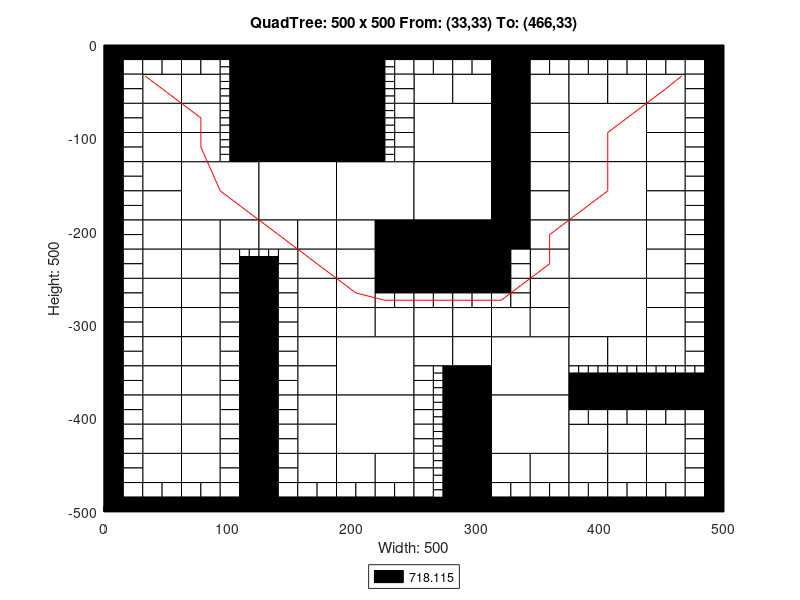

Here is the MATLAB script that generated this plot:
axis([0 500 -500 0]);
title('QuadTree: 500 x 500 From: (33,33) To: (466,33)');
xlabel('Width: 500');
ylabel('Height: 500');
rectangle('Position',[125 -62.5 62.5 62.5], 'FaceColor',[0 0 0]);
rectangle('Position',[125 -125 62.5 62.5], 'FaceColor',[0 0 0]);
rectangle('Position',[62.5 -187.5 62.5 62.5], 'FaceColor',[1 1 1]);
rectangle('Position',[125 -187.5 62.5 62.5], 'FaceColor',[1 1 1]);
rectangle('Position',[187.5 -187.5 62.5 62.5], 'FaceColor',[1 1 1]);
rectangle('Position',[250 -125 62.5 62.5], 'FaceColor',[1 1 1]);
rectangle('Position',[375 -125 62.5 62.5], 'FaceColor',[1 1 1]);
rectangle('Position',[250 -187.5 62.5 62.5], 'FaceColor',[1 1 1]);
rectangle('Position',[250 -250 62.5 62.5], 'FaceColor',[0 0 0]);
rectangle('Position',[375 -187.5 62.5 62.5], 'FaceColor',[1 1 1]);
rectangle('Position',[375 -250 62.5 62.5], 'FaceColor',[1 1 1]);
rectangle('Position',[187.5 -375 62.5 62.5], 'FaceColor',[1 1 1]);
rectangle('Position',[187.5 -437.5 62.5 62.5], 'FaceColor',[1 1 1]);
rectangle('Position',[312.5 -375 62.5 62.5], 'FaceColor',[1 1 1]);
rectangle('Position',[375 -312.5 62.5 62.5], 'FaceColor',[1 1 1]);
rectangle('Position',[312.5 -437.5 62.5 62.5], 'FaceColor',[1 1 1]);
rectangle('Position',[31.25 -62.5 31.25 31.25], 'FaceColor',[1 1 1]);
rectangle('Position',[62.5 -62.5 31.25 31.25], 'FaceColor',[1 1 1]);
rectangle('Position',[31.25 -93.75 31.25 31.25], 'FaceColor',[1 1 1]);
rectangle('Position',[31.25 -125 31.25 31.25], 'FaceColor',[1 1 1]);
rectangle('Position',[62.5 -93.75 31.25 31.25], 'FaceColor',[1 1 1]);
rectangle('Position',[62.5 -125 31.25 31.25], 'FaceColor',[1 1 1]);
rectangle('Position',[187.5 -31.25 31.25 31.25], 'FaceColor',[0 0 0]);
rectangle('Position',[187.5 -62.5 31.25 31.25], 'FaceColor',[0 0 0]);
rectangle('Position',[187.5 -93.75 31.25 31.25], 'FaceColor',[0 0 0]);
rectangle('Position',[187.5 -125 31.25 31.25], 'FaceColor',[0 0 0]);
rectangle('Position',[31.25 -156.25 31.25 31.25], 'FaceColor',[1 1 1]);
rectangle('Position',[31.25 -187.5 31.25 31.25], 'FaceColor',[1 1 1]);
rectangle('Position',[31.25 -218.75 31.25 31.25], 'FaceColor',[1 1 1]);
rectangle('Position',[31.25 -250 31.25 31.25], 'FaceColor',[1 1 1]);
rectangle('Position',[62.5 -218.75 31.25 31.25], 'FaceColor',[1 1 1]);
rectangle('Position',[93.75 -218.75 31.25 31.25], 'FaceColor',[1 1 1]);
rectangle('Position',[62.5 -250 31.25 31.25], 'FaceColor',[1 1 1]);
rectangle('Position',[125 -218.75 31.25 31.25], 'FaceColor',[1 1 1]);
rectangle('Position',[156.25 -218.75 31.25 31.25], 'FaceColor',[1 1 1]);
rectangle('Position',[156.25 -250 31.25 31.25], 'FaceColor',[1 1 1]);
rectangle('Position',[187.5 -218.75 31.25 31.25], 'FaceColor',[1 1 1]);
rectangle('Position',[218.75 -218.75 31.25 31.25], 'FaceColor',[0 0 0]);
rectangle('Position',[187.5 -250 31.25 31.25], 'FaceColor',[1 1 1]);
rectangle('Position',[218.75 -250 31.25 31.25], 'FaceColor',[0 0 0]);
rectangle('Position',[250 -62.5 31.25 31.25], 'FaceColor',[1 1 1]);
rectangle('Position',[281.25 -62.5 31.25 31.25], 'FaceColor',[1 1 1]);
rectangle('Position',[312.5 -31.25 31.25 31.25], 'FaceColor',[0 0 0]);
rectangle('Position',[312.5 -62.5 31.25 31.25], 'FaceColor',[0 0 0]);
rectangle('Position',[343.75 -62.5 31.25 31.25], 'FaceColor',[1 1 1]);
rectangle('Position',[312.5 -93.75 31.25 31.25], 'FaceColor',[0 0 0]);
rectangle('Position',[343.75 -93.75 31.25 31.25], 'FaceColor',[1 1 1]);
rectangle('Position',[312.5 -125 31.25 31.25], 'FaceColor',[0 0 0]);
rectangle('Position',[343.75 -125 31.25 31.25], 'FaceColor',[1 1 1]);
rectangle('Position',[375 -62.5 31.25 31.25], 'FaceColor',[1 1 1]);
rectangle('Position',[406.25 -62.5 31.25 31.25], 'FaceColor',[1 1 1]);
rectangle('Position',[437.5 -62.5 31.25 31.25], 'FaceColor',[1 1 1]);
rectangle('Position',[437.5 -93.75 31.25 31.25], 'FaceColor',[1 1 1]);
rectangle('Position',[437.5 -125 31.25 31.25], 'FaceColor',[1 1 1]);
rectangle('Position',[312.5 -156.25 31.25 31.25], 'FaceColor',[0 0 0]);
rectangle('Position',[343.75 -156.25 31.25 31.25], 'FaceColor',[1 1 1]);
rectangle('Position',[312.5 -187.5 31.25 31.25], 'FaceColor',[0 0 0]);
rectangle('Position',[343.75 -187.5 31.25 31.25], 'FaceColor',[1 1 1]);
rectangle('Position',[312.5 -218.75 31.25 31.25], 'FaceColor',[0 0 0]);
rectangle('Position',[343.75 -218.75 31.25 31.25], 'FaceColor',[1 1 1]);
rectangle('Position',[343.75 -250 31.25 31.25], 'FaceColor',[1 1 1]);
rectangle('Position',[437.5 -156.25 31.25 31.25], 'FaceColor',[1 1 1]);
rectangle('Position',[437.5 -187.5 31.25 31.25], 'FaceColor',[1 1 1]);
rectangle('Position',[437.5 -218.75 31.25 31.25], 'FaceColor',[1 1 1]);
rectangle('Position',[437.5 -250 31.25 31.25], 'FaceColor',[1 1 1]);
rectangle('Position',[31.25 -281.25 31.25 31.25], 'FaceColor',[1 1 1]);
rectangle('Position',[31.25 -312.5 31.25 31.25], 'FaceColor',[1 1 1]);
rectangle('Position',[62.5 -281.25 31.25 31.25], 'FaceColor',[1 1 1]);
rectangle('Position',[62.5 -312.5 31.25 31.25], 'FaceColor',[1 1 1]);
rectangle('Position',[31.25 -343.75 31.25 31.25], 'FaceColor',[1 1 1]);
rectangle('Position',[31.25 -375 31.25 31.25], 'FaceColor',[1 1 1]);
rectangle('Position',[62.5 -343.75 31.25 31.25], 'FaceColor',[1 1 1]);
rectangle('Position',[62.5 -375 31.25 31.25], 'FaceColor',[1 1 1]);
rectangle('Position',[156.25 -281.25 31.25 31.25], 'FaceColor',[1 1 1]);
rectangle('Position',[156.25 -312.5 31.25 31.25], 'FaceColor',[1 1 1]);
rectangle('Position',[187.5 -281.25 31.25 31.25], 'FaceColor',[1 1 1]);
rectangle('Position',[187.5 -312.5 31.25 31.25], 'FaceColor',[1 1 1]);
rectangle('Position',[218.75 -312.5 31.25 31.25], 'FaceColor',[1 1 1]);
rectangle('Position',[156.25 -343.75 31.25 31.25], 'FaceColor',[1 1 1]);
rectangle('Position',[156.25 -375 31.25 31.25], 'FaceColor',[1 1 1]);
rectangle('Position',[31.25 -406.25 31.25 31.25], 'FaceColor',[1 1 1]);
rectangle('Position',[31.25 -437.5 31.25 31.25], 'FaceColor',[1 1 1]);
rectangle('Position',[62.5 -406.25 31.25 31.25], 'FaceColor',[1 1 1]);
rectangle('Position',[62.5 -437.5 31.25 31.25], 'FaceColor',[1 1 1]);
rectangle('Position',[31.25 -468.75 31.25 31.25], 'FaceColor',[1 1 1]);
rectangle('Position',[62.5 -468.75 31.25 31.25], 'FaceColor',[1 1 1]);
rectangle('Position',[156.25 -406.25 31.25 31.25], 'FaceColor',[1 1 1]);
rectangle('Position',[156.25 -437.5 31.25 31.25], 'FaceColor',[1 1 1]);
rectangle('Position',[156.25 -468.75 31.25 31.25], 'FaceColor',[1 1 1]);
rectangle('Position',[187.5 -468.75 31.25 31.25], 'FaceColor',[1 1 1]);
rectangle('Position',[218.75 -468.75 31.25 31.25], 'FaceColor',[1 1 1]);
rectangle('Position',[250 -312.5 31.25 31.25], 'FaceColor',[1 1 1]);
rectangle('Position',[281.25 -312.5 31.25 31.25], 'FaceColor',[1 1 1]);
rectangle('Position',[343.75 -281.25 31.25 31.25], 'FaceColor',[1 1 1]);
rectangle('Position',[312.5 -312.5 31.25 31.25], 'FaceColor',[1 1 1]);
rectangle('Position',[343.75 -312.5 31.25 31.25], 'FaceColor',[1 1 1]);
rectangle('Position',[250 -343.75 31.25 31.25], 'FaceColor',[1 1 1]);
rectangle('Position',[281.25 -343.75 31.25 31.25], 'FaceColor',[1 1 1]);
rectangle('Position',[281.25 -375 31.25 31.25], 'FaceColor',[0 0 0]);
rectangle('Position',[437.5 -281.25 31.25 31.25], 'FaceColor',[1 1 1]);
rectangle('Position',[437.5 -312.5 31.25 31.25], 'FaceColor',[1 1 1]);
rectangle('Position',[375 -343.75 31.25 31.25], 'FaceColor',[1 1 1]);
rectangle('Position',[406.25 -343.75 31.25 31.25], 'FaceColor',[1 1 1]);
rectangle('Position',[437.5 -343.75 31.25 31.25], 'FaceColor',[1 1 1]);
rectangle('Position',[281.25 -406.25 31.25 31.25], 'FaceColor',[0 0 0]);
rectangle('Position',[281.25 -437.5 31.25 31.25], 'FaceColor',[0 0 0]);
rectangle('Position',[281.25 -468.75 31.25 31.25], 'FaceColor',[0 0 0]);
rectangle('Position',[281.25 -500 31.25 31.25], 'FaceColor',[0 0 0]);
rectangle('Position',[312.5 -468.75 31.25 31.25], 'FaceColor',[1 1 1]);
rectangle('Position',[343.75 -468.75 31.25 31.25], 'FaceColor',[1 1 1]);
rectangle('Position',[375 -437.5 31.25 31.25], 'FaceColor',[1 1 1]);
rectangle('Position',[406.25 -437.5 31.25 31.25], 'FaceColor',[1 1 1]);
rectangle('Position',[437.5 -437.5 31.25 31.25], 'FaceColor',[1 1 1]);
rectangle('Position',[375 -468.75 31.25 31.25], 'FaceColor',[1 1 1]);
rectangle('Position',[406.25 -468.75 31.25 31.25], 'FaceColor',[1 1 1]);
rectangle('Position',[437.5 -468.75 31.25 31.25], 'FaceColor',[1 1 1]);
rectangle('Position',[0 -15.625 15.625 15.625], 'FaceColor',[0 0 0]);
rectangle('Position',[15.625 -15.625 15.625 15.625], 'FaceColor',[0 0 0]);
rectangle('Position',[0 -31.25 15.625 15.625], 'FaceColor',[0 0 0]);
rectangle('Position',[15.625 -31.25 15.625 15.625], 'FaceColor',[1 1 1]);
rectangle('Position',[31.25 -15.625 15.625 15.625], 'FaceColor',[0 0 0]);
rectangle('Position',[46.875 -15.625 15.625 15.625], 'FaceColor',[0 0 0]);
rectangle('Position',[31.25 -31.25 15.625 15.625], 'FaceColor',[1 1 1]);
rectangle('Position',[46.875 -31.25 15.625 15.625], 'FaceColor',[1 1 1]);
rectangle('Position',[0 -46.875 15.625 15.625], 'FaceColor',[0 0 0]);
rectangle('Position',[15.625 -46.875 15.625 15.625], 'FaceColor',[1 1 1]);
rectangle('Position',[0 -62.5 15.625 15.625], 'FaceColor',[0 0 0]);
rectangle('Position',[15.625 -62.5 15.625 15.625], 'FaceColor',[1 1 1]);
rectangle('Position',[62.5 -15.625 15.625 15.625], 'FaceColor',[0 0 0]);
rectangle('Position',[78.125 -15.625 15.625 15.625], 'FaceColor',[0 0 0]);
rectangle('Position',[62.5 -31.25 15.625 15.625], 'FaceColor',[1 1 1]);
rectangle('Position',[78.125 -31.25 15.625 15.625], 'FaceColor',[1 1 1]);
rectangle('Position',[93.75 -15.625 15.625 15.625], 'FaceColor',[0 0 0]);
rectangle('Position',[109.375 -15.625 15.625 15.625], 'FaceColor',[0 0 0]);
rectangle('Position',[109.375 -31.25 15.625 15.625], 'FaceColor',[0 0 0]);
rectangle('Position',[109.375 -46.875 15.625 15.625], 'FaceColor',[0 0 0]);
rectangle('Position',[109.375 -62.5 15.625 15.625], 'FaceColor',[0 0 0]);
rectangle('Position',[0 -78.125 15.625 15.625], 'FaceColor',[0 0 0]);
rectangle('Position',[15.625 -78.125 15.625 15.625], 'FaceColor',[1 1 1]);
rectangle('Position',[0 -93.75 15.625 15.625], 'FaceColor',[0 0 0]);
rectangle('Position',[15.625 -93.75 15.625 15.625], 'FaceColor',[1 1 1]);
rectangle('Position',[0 -109.375 15.625 15.625], 'FaceColor',[0 0 0]);
rectangle('Position',[15.625 -109.375 15.625 15.625], 'FaceColor',[1 1 1]);
rectangle('Position',[0 -125 15.625 15.625], 'FaceColor',[0 0 0]);
rectangle('Position',[15.625 -125 15.625 15.625], 'FaceColor',[1 1 1]);
rectangle('Position',[109.375 -78.125 15.625 15.625], 'FaceColor',[0 0 0]);
rectangle('Position',[109.375 -93.75 15.625 15.625], 'FaceColor',[0 0 0]);
rectangle('Position',[109.375 -109.375 15.625 15.625], 'FaceColor',[0 0 0]);
rectangle('Position',[109.375 -125 15.625 15.625], 'FaceColor',[0 0 0]);
rectangle('Position',[218.75 -15.625 15.625 15.625], 'FaceColor',[0 0 0]);
rectangle('Position',[234.375 -15.625 15.625 15.625], 'FaceColor',[0 0 0]);
rectangle('Position',[234.375 -31.25 15.625 15.625], 'FaceColor',[1 1 1]);
rectangle('Position',[234.375 -46.875 15.625 15.625], 'FaceColor',[1 1 1]);
rectangle('Position',[234.375 -62.5 15.625 15.625], 'FaceColor',[1 1 1]);
rectangle('Position',[234.375 -78.125 15.625 15.625], 'FaceColor',[1 1 1]);
rectangle('Position',[234.375 -93.75 15.625 15.625], 'FaceColor',[1 1 1]);
rectangle('Position',[234.375 -109.375 15.625 15.625], 'FaceColor',[1 1 1]);
rectangle('Position',[234.375 -125 15.625 15.625], 'FaceColor',[1 1 1]);
rectangle('Position',[0 -140.625 15.625 15.625], 'FaceColor',[0 0 0]);
rectangle('Position',[15.625 -140.625 15.625 15.625], 'FaceColor',[1 1 1]);
rectangle('Position',[0 -156.25 15.625 15.625], 'FaceColor',[0 0 0]);
rectangle('Position',[15.625 -156.25 15.625 15.625], 'FaceColor',[1 1 1]);
rectangle('Position',[0 -171.875 15.625 15.625], 'FaceColor',[0 0 0]);
rectangle('Position',[15.625 -171.875 15.625 15.625], 'FaceColor',[1 1 1]);
rectangle('Position',[0 -187.5 15.625 15.625], 'FaceColor',[0 0 0]);
rectangle('Position',[15.625 -187.5 15.625 15.625], 'FaceColor',[1 1 1]);
rectangle('Position',[0 -203.125 15.625 15.625], 'FaceColor',[0 0 0]);
rectangle('Position',[15.625 -203.125 15.625 15.625], 'FaceColor',[1 1 1]);
rectangle('Position',[0 -218.75 15.625 15.625], 'FaceColor',[0 0 0]);
rectangle('Position',[15.625 -218.75 15.625 15.625], 'FaceColor',[1 1 1]);
rectangle('Position',[0 -234.375 15.625 15.625], 'FaceColor',[0 0 0]);
rectangle('Position',[15.625 -234.375 15.625 15.625], 'FaceColor',[1 1 1]);
rectangle('Position',[0 -250 15.625 15.625], 'FaceColor',[0 0 0]);
rectangle('Position',[15.625 -250 15.625 15.625], 'FaceColor',[1 1 1]);
rectangle('Position',[93.75 -234.375 15.625 15.625], 'FaceColor',[1 1 1]);
rectangle('Position',[93.75 -250 15.625 15.625], 'FaceColor',[1 1 1]);
rectangle('Position',[109.375 -250 15.625 15.625], 'FaceColor',[0 0 0]);
rectangle('Position',[140.625 -234.375 15.625 15.625], 'FaceColor',[1 1 1]);
rectangle('Position',[125 -250 15.625 15.625], 'FaceColor',[0 0 0]);
rectangle('Position',[140.625 -250 15.625 15.625], 'FaceColor',[1 1 1]);
rectangle('Position',[250 -15.625 15.625 15.625], 'FaceColor',[0 0 0]);
rectangle('Position',[265.625 -15.625 15.625 15.625], 'FaceColor',[0 0 0]);
rectangle('Position',[250 -31.25 15.625 15.625], 'FaceColor',[1 1 1]);
rectangle('Position',[265.625 -31.25 15.625 15.625], 'FaceColor',[1 1 1]);
rectangle('Position',[281.25 -15.625 15.625 15.625], 'FaceColor',[0 0 0]);
rectangle('Position',[296.875 -15.625 15.625 15.625], 'FaceColor',[0 0 0]);
rectangle('Position',[281.25 -31.25 15.625 15.625], 'FaceColor',[1 1 1]);
rectangle('Position',[296.875 -31.25 15.625 15.625], 'FaceColor',[1 1 1]);
rectangle('Position',[343.75 -15.625 15.625 15.625], 'FaceColor',[0 0 0]);
rectangle('Position',[359.375 -15.625 15.625 15.625], 'FaceColor',[0 0 0]);
rectangle('Position',[343.75 -31.25 15.625 15.625], 'FaceColor',[1 1 1]);
rectangle('Position',[359.375 -31.25 15.625 15.625], 'FaceColor',[1 1 1]);
rectangle('Position',[375 -15.625 15.625 15.625], 'FaceColor',[0 0 0]);
rectangle('Position',[390.625 -15.625 15.625 15.625], 'FaceColor',[0 0 0]);
rectangle('Position',[375 -31.25 15.625 15.625], 'FaceColor',[1 1 1]);
rectangle('Position',[390.625 -31.25 15.625 15.625], 'FaceColor',[1 1 1]);
rectangle('Position',[406.25 -15.625 15.625 15.625], 'FaceColor',[0 0 0]);
rectangle('Position',[421.875 -15.625 15.625 15.625], 'FaceColor',[0 0 0]);
rectangle('Position',[406.25 -31.25 15.625 15.625], 'FaceColor',[1 1 1]);
rectangle('Position',[421.875 -31.25 15.625 15.625], 'FaceColor',[1 1 1]);
rectangle('Position',[437.5 -15.625 15.625 15.625], 'FaceColor',[0 0 0]);
rectangle('Position',[453.125 -15.625 15.625 15.625], 'FaceColor',[0 0 0]);
rectangle('Position',[437.5 -31.25 15.625 15.625], 'FaceColor',[1 1 1]);
rectangle('Position',[453.125 -31.25 15.625 15.625], 'FaceColor',[1 1 1]);
rectangle('Position',[468.75 -15.625 15.625 15.625], 'FaceColor',[0 0 0]);
rectangle('Position',[484.375 -15.625 15.625 15.625], 'FaceColor',[0 0 0]);
rectangle('Position',[468.75 -31.25 15.625 15.625], 'FaceColor',[1 1 1]);
rectangle('Position',[484.375 -31.25 15.625 15.625], 'FaceColor',[0 0 0]);
rectangle('Position',[468.75 -46.875 15.625 15.625], 'FaceColor',[1 1 1]);
rectangle('Position',[484.375 -46.875 15.625 15.625], 'FaceColor',[0 0 0]);
rectangle('Position',[468.75 -62.5 15.625 15.625], 'FaceColor',[1 1 1]);
rectangle('Position',[484.375 -62.5 15.625 15.625], 'FaceColor',[0 0 0]);
rectangle('Position',[468.75 -78.125 15.625 15.625], 'FaceColor',[1 1 1]);
rectangle('Position',[484.375 -78.125 15.625 15.625], 'FaceColor',[0 0 0]);
rectangle('Position',[468.75 -93.75 15.625 15.625], 'FaceColor',[1 1 1]);
rectangle('Position',[484.375 -93.75 15.625 15.625], 'FaceColor',[0 0 0]);
rectangle('Position',[468.75 -109.375 15.625 15.625], 'FaceColor',[1 1 1]);
rectangle('Position',[484.375 -109.375 15.625 15.625], 'FaceColor',[0 0 0]);
rectangle('Position',[468.75 -125 15.625 15.625], 'FaceColor',[1 1 1]);
rectangle('Position',[484.375 -125 15.625 15.625], 'FaceColor',[0 0 0]);
rectangle('Position',[312.5 -234.375 15.625 15.625], 'FaceColor',[0 0 0]);
rectangle('Position',[328.125 -234.375 15.625 15.625], 'FaceColor',[1 1 1]);
rectangle('Position',[312.5 -250 15.625 15.625], 'FaceColor',[0 0 0]);
rectangle('Position',[328.125 -250 15.625 15.625], 'FaceColor',[1 1 1]);
rectangle('Position',[468.75 -140.625 15.625 15.625], 'FaceColor',[1 1 1]);
rectangle('Position',[484.375 -140.625 15.625 15.625], 'FaceColor',[0 0 0]);
rectangle('Position',[468.75 -156.25 15.625 15.625], 'FaceColor',[1 1 1]);
rectangle('Position',[484.375 -156.25 15.625 15.625], 'FaceColor',[0 0 0]);
rectangle('Position',[468.75 -171.875 15.625 15.625], 'FaceColor',[1 1 1]);
rectangle('Position',[484.375 -171.875 15.625 15.625], 'FaceColor',[0 0 0]);
rectangle('Position',[468.75 -187.5 15.625 15.625], 'FaceColor',[1 1 1]);
rectangle('Position',[484.375 -187.5 15.625 15.625], 'FaceColor',[0 0 0]);
rectangle('Position',[468.75 -203.125 15.625 15.625], 'FaceColor',[1 1 1]);
rectangle('Position',[484.375 -203.125 15.625 15.625], 'FaceColor',[0 0 0]);
rectangle('Position',[468.75 -218.75 15.625 15.625], 'FaceColor',[1 1 1]);
rectangle('Position',[484.375 -218.75 15.625 15.625], 'FaceColor',[0 0 0]);
rectangle('Position',[468.75 -234.375 15.625 15.625], 'FaceColor',[1 1 1]);
rectangle('Position',[484.375 -234.375 15.625 15.625], 'FaceColor',[0 0 0]);
rectangle('Position',[468.75 -250 15.625 15.625], 'FaceColor',[1 1 1]);
rectangle('Position',[484.375 -250 15.625 15.625], 'FaceColor',[0 0 0]);
rectangle('Position',[0 -265.625 15.625 15.625], 'FaceColor',[0 0 0]);
rectangle('Position',[15.625 -265.625 15.625 15.625], 'FaceColor',[1 1 1]);
rectangle('Position',[0 -281.25 15.625 15.625], 'FaceColor',[0 0 0]);
rectangle('Position',[15.625 -281.25 15.625 15.625], 'FaceColor',[1 1 1]);
rectangle('Position',[0 -296.875 15.625 15.625], 'FaceColor',[0 0 0]);
rectangle('Position',[15.625 -296.875 15.625 15.625], 'FaceColor',[1 1 1]);
rectangle('Position',[0 -312.5 15.625 15.625], 'FaceColor',[0 0 0]);
rectangle('Position',[15.625 -312.5 15.625 15.625], 'FaceColor',[1 1 1]);
rectangle('Position',[93.75 -265.625 15.625 15.625], 'FaceColor',[1 1 1]);
rectangle('Position',[109.375 -265.625 15.625 15.625], 'FaceColor',[0 0 0]);
rectangle('Position',[93.75 -281.25 15.625 15.625], 'FaceColor',[1 1 1]);
rectangle('Position',[109.375 -281.25 15.625 15.625], 'FaceColor',[0 0 0]);
rectangle('Position',[93.75 -296.875 15.625 15.625], 'FaceColor',[1 1 1]);
rectangle('Position',[109.375 -296.875 15.625 15.625], 'FaceColor',[0 0 0]);
rectangle('Position',[93.75 -312.5 15.625 15.625], 'FaceColor',[1 1 1]);
rectangle('Position',[109.375 -312.5 15.625 15.625], 'FaceColor',[0 0 0]);
rectangle('Position',[0 -328.125 15.625 15.625], 'FaceColor',[0 0 0]);
rectangle('Position',[15.625 -328.125 15.625 15.625], 'FaceColor',[1 1 1]);
rectangle('Position',[0 -343.75 15.625 15.625], 'FaceColor',[0 0 0]);
rectangle('Position',[15.625 -343.75 15.625 15.625], 'FaceColor',[1 1 1]);
rectangle('Position',[0 -359.375 15.625 15.625], 'FaceColor',[0 0 0]);
rectangle('Position',[15.625 -359.375 15.625 15.625], 'FaceColor',[1 1 1]);
rectangle('Position',[0 -375 15.625 15.625], 'FaceColor',[0 0 0]);
rectangle('Position',[15.625 -375 15.625 15.625], 'FaceColor',[1 1 1]);
rectangle('Position',[93.75 -328.125 15.625 15.625], 'FaceColor',[1 1 1]);
rectangle('Position',[109.375 -328.125 15.625 15.625], 'FaceColor',[0 0 0]);
rectangle('Position',[93.75 -343.75 15.625 15.625], 'FaceColor',[1 1 1]);
rectangle('Position',[109.375 -343.75 15.625 15.625], 'FaceColor',[0 0 0]);
rectangle('Position',[93.75 -359.375 15.625 15.625], 'FaceColor',[1 1 1]);
rectangle('Position',[109.375 -359.375 15.625 15.625], 'FaceColor',[0 0 0]);
rectangle('Position',[93.75 -375 15.625 15.625], 'FaceColor',[1 1 1]);
rectangle('Position',[109.375 -375 15.625 15.625], 'FaceColor',[0 0 0]);
rectangle('Position',[125 -265.625 15.625 15.625], 'FaceColor',[0 0 0]);
rectangle('Position',[140.625 -265.625 15.625 15.625], 'FaceColor',[1 1 1]);
rectangle('Position',[125 -281.25 15.625 15.625], 'FaceColor',[0 0 0]);
rectangle('Position',[140.625 -281.25 15.625 15.625], 'FaceColor',[1 1 1]);
rectangle('Position',[125 -296.875 15.625 15.625], 'FaceColor',[0 0 0]);
rectangle('Position',[140.625 -296.875 15.625 15.625], 'FaceColor',[1 1 1]);
rectangle('Position',[125 -312.5 15.625 15.625], 'FaceColor',[0 0 0]);
rectangle('Position',[140.625 -312.5 15.625 15.625], 'FaceColor',[1 1 1]);
rectangle('Position',[218.75 -265.625 15.625 15.625], 'FaceColor',[0 0 0]);
rectangle('Position',[234.375 -265.625 15.625 15.625], 'FaceColor',[0 0 0]);
rectangle('Position',[218.75 -281.25 15.625 15.625], 'FaceColor',[1 1 1]);
rectangle('Position',[234.375 -281.25 15.625 15.625], 'FaceColor',[1 1 1]);
rectangle('Position',[125 -328.125 15.625 15.625], 'FaceColor',[0 0 0]);
rectangle('Position',[140.625 -328.125 15.625 15.625], 'FaceColor',[1 1 1]);
rectangle('Position',[125 -343.75 15.625 15.625], 'FaceColor',[0 0 0]);
rectangle('Position',[140.625 -343.75 15.625 15.625], 'FaceColor',[1 1 1]);
rectangle('Position',[125 -359.375 15.625 15.625], 'FaceColor',[0 0 0]);
rectangle('Position',[140.625 -359.375 15.625 15.625], 'FaceColor',[1 1 1]);
rectangle('Position',[125 -375 15.625 15.625], 'FaceColor',[0 0 0]);
rectangle('Position',[140.625 -375 15.625 15.625], 'FaceColor',[1 1 1]);
rectangle('Position',[0 -390.625 15.625 15.625], 'FaceColor',[0 0 0]);
rectangle('Position',[15.625 -390.625 15.625 15.625], 'FaceColor',[1 1 1]);
rectangle('Position',[0 -406.25 15.625 15.625], 'FaceColor',[0 0 0]);
rectangle('Position',[15.625 -406.25 15.625 15.625], 'FaceColor',[1 1 1]);
rectangle('Position',[0 -421.875 15.625 15.625], 'FaceColor',[0 0 0]);
rectangle('Position',[15.625 -421.875 15.625 15.625], 'FaceColor',[1 1 1]);
rectangle('Position',[0 -437.5 15.625 15.625], 'FaceColor',[0 0 0]);
rectangle('Position',[15.625 -437.5 15.625 15.625], 'FaceColor',[1 1 1]);
rectangle('Position',[93.75 -390.625 15.625 15.625], 'FaceColor',[1 1 1]);
rectangle('Position',[109.375 -390.625 15.625 15.625], 'FaceColor',[0 0 0]);
rectangle('Position',[93.75 -406.25 15.625 15.625], 'FaceColor',[1 1 1]);
rectangle('Position',[109.375 -406.25 15.625 15.625], 'FaceColor',[0 0 0]);
rectangle('Position',[93.75 -421.875 15.625 15.625], 'FaceColor',[1 1 1]);
rectangle('Position',[109.375 -421.875 15.625 15.625], 'FaceColor',[0 0 0]);
rectangle('Position',[93.75 -437.5 15.625 15.625], 'FaceColor',[1 1 1]);
rectangle('Position',[109.375 -437.5 15.625 15.625], 'FaceColor',[0 0 0]);
rectangle('Position',[0 -453.125 15.625 15.625], 'FaceColor',[0 0 0]);
rectangle('Position',[15.625 -453.125 15.625 15.625], 'FaceColor',[1 1 1]);
rectangle('Position',[0 -468.75 15.625 15.625], 'FaceColor',[0 0 0]);
rectangle('Position',[15.625 -468.75 15.625 15.625], 'FaceColor',[1 1 1]);
rectangle('Position',[0 -484.375 15.625 15.625], 'FaceColor',[0 0 0]);
rectangle('Position',[15.625 -484.375 15.625 15.625], 'FaceColor',[1 1 1]);
rectangle('Position',[0 -500 15.625 15.625], 'FaceColor',[0 0 0]);
rectangle('Position',[15.625 -500 15.625 15.625], 'FaceColor',[0 0 0]);
rectangle('Position',[31.25 -484.375 15.625 15.625], 'FaceColor',[1 1 1]);
rectangle('Position',[46.875 -484.375 15.625 15.625], 'FaceColor',[1 1 1]);
rectangle('Position',[31.25 -500 15.625 15.625], 'FaceColor',[0 0 0]);
rectangle('Position',[46.875 -500 15.625 15.625], 'FaceColor',[0 0 0]);
rectangle('Position',[93.75 -453.125 15.625 15.625], 'FaceColor',[1 1 1]);
rectangle('Position',[109.375 -453.125 15.625 15.625], 'FaceColor',[0 0 0]);
rectangle('Position',[93.75 -468.75 15.625 15.625], 'FaceColor',[1 1 1]);
rectangle('Position',[109.375 -468.75 15.625 15.625], 'FaceColor',[0 0 0]);
rectangle('Position',[62.5 -484.375 15.625 15.625], 'FaceColor',[1 1 1]);
rectangle('Position',[78.125 -484.375 15.625 15.625], 'FaceColor',[1 1 1]);
rectangle('Position',[62.5 -500 15.625 15.625], 'FaceColor',[0 0 0]);
rectangle('Position',[78.125 -500 15.625 15.625], 'FaceColor',[0 0 0]);
rectangle('Position',[93.75 -484.375 15.625 15.625], 'FaceColor',[1 1 1]);
rectangle('Position',[109.375 -484.375 15.625 15.625], 'FaceColor',[0 0 0]);
rectangle('Position',[93.75 -500 15.625 15.625], 'FaceColor',[0 0 0]);
rectangle('Position',[109.375 -500 15.625 15.625], 'FaceColor',[0 0 0]);
rectangle('Position',[125 -390.625 15.625 15.625], 'FaceColor',[0 0 0]);
rectangle('Position',[140.625 -390.625 15.625 15.625], 'FaceColor',[1 1 1]);
rectangle('Position',[125 -406.25 15.625 15.625], 'FaceColor',[0 0 0]);
rectangle('Position',[140.625 -406.25 15.625 15.625], 'FaceColor',[1 1 1]);
rectangle('Position',[125 -421.875 15.625 15.625], 'FaceColor',[0 0 0]);
rectangle('Position',[140.625 -421.875 15.625 15.625], 'FaceColor',[1 1 1]);
rectangle('Position',[125 -437.5 15.625 15.625], 'FaceColor',[0 0 0]);
rectangle('Position',[140.625 -437.5 15.625 15.625], 'FaceColor',[1 1 1]);
rectangle('Position',[125 -453.125 15.625 15.625], 'FaceColor',[0 0 0]);
rectangle('Position',[140.625 -453.125 15.625 15.625], 'FaceColor',[1 1 1]);
rectangle('Position',[125 -468.75 15.625 15.625], 'FaceColor',[0 0 0]);
rectangle('Position',[140.625 -468.75 15.625 15.625], 'FaceColor',[1 1 1]);
rectangle('Position',[125 -484.375 15.625 15.625], 'FaceColor',[0 0 0]);
rectangle('Position',[140.625 -484.375 15.625 15.625], 'FaceColor',[1 1 1]);
rectangle('Position',[125 -500 15.625 15.625], 'FaceColor',[0 0 0]);
rectangle('Position',[140.625 -500 15.625 15.625], 'FaceColor',[0 0 0]);
rectangle('Position',[156.25 -484.375 15.625 15.625], 'FaceColor',[1 1 1]);
rectangle('Position',[171.875 -484.375 15.625 15.625], 'FaceColor',[1 1 1]);
rectangle('Position',[156.25 -500 15.625 15.625], 'FaceColor',[0 0 0]);
rectangle('Position',[171.875 -500 15.625 15.625], 'FaceColor',[0 0 0]);
rectangle('Position',[187.5 -484.375 15.625 15.625], 'FaceColor',[1 1 1]);
rectangle('Position',[203.125 -484.375 15.625 15.625], 'FaceColor',[1 1 1]);
rectangle('Position',[187.5 -500 15.625 15.625], 'FaceColor',[0 0 0]);
rectangle('Position',[203.125 -500 15.625 15.625], 'FaceColor',[0 0 0]);
rectangle('Position',[218.75 -484.375 15.625 15.625], 'FaceColor',[1 1 1]);
rectangle('Position',[234.375 -484.375 15.625 15.625], 'FaceColor',[1 1 1]);
rectangle('Position',[218.75 -500 15.625 15.625], 'FaceColor',[0 0 0]);
rectangle('Position',[234.375 -500 15.625 15.625], 'FaceColor',[0 0 0]);
rectangle('Position',[250 -265.625 15.625 15.625], 'FaceColor',[0 0 0]);
rectangle('Position',[265.625 -265.625 15.625 15.625], 'FaceColor',[0 0 0]);
rectangle('Position',[250 -281.25 15.625 15.625], 'FaceColor',[1 1 1]);
rectangle('Position',[265.625 -281.25 15.625 15.625], 'FaceColor',[1 1 1]);
rectangle('Position',[281.25 -265.625 15.625 15.625], 'FaceColor',[0 0 0]);
rectangle('Position',[296.875 -265.625 15.625 15.625], 'FaceColor',[0 0 0]);
rectangle('Position',[281.25 -281.25 15.625 15.625], 'FaceColor',[1 1 1]);
rectangle('Position',[296.875 -281.25 15.625 15.625], 'FaceColor',[1 1 1]);
rectangle('Position',[312.5 -265.625 15.625 15.625], 'FaceColor',[0 0 0]);
rectangle('Position',[328.125 -265.625 15.625 15.625], 'FaceColor',[1 1 1]);
rectangle('Position',[312.5 -281.25 15.625 15.625], 'FaceColor',[1 1 1]);
rectangle('Position',[328.125 -281.25 15.625 15.625], 'FaceColor',[1 1 1]);
rectangle('Position',[250 -359.375 15.625 15.625], 'FaceColor',[1 1 1]);
rectangle('Position',[250 -375 15.625 15.625], 'FaceColor',[1 1 1]);
rectangle('Position',[468.75 -265.625 15.625 15.625], 'FaceColor',[1 1 1]);
rectangle('Position',[484.375 -265.625 15.625 15.625], 'FaceColor',[0 0 0]);
rectangle('Position',[468.75 -281.25 15.625 15.625], 'FaceColor',[1 1 1]);
rectangle('Position',[484.375 -281.25 15.625 15.625], 'FaceColor',[0 0 0]);
rectangle('Position',[468.75 -296.875 15.625 15.625], 'FaceColor',[1 1 1]);
rectangle('Position',[484.375 -296.875 15.625 15.625], 'FaceColor',[0 0 0]);
rectangle('Position',[468.75 -312.5 15.625 15.625], 'FaceColor',[1 1 1]);
rectangle('Position',[484.375 -312.5 15.625 15.625], 'FaceColor',[0 0 0]);
rectangle('Position',[375 -375 15.625 15.625], 'FaceColor',[0 0 0]);
rectangle('Position',[390.625 -375 15.625 15.625], 'FaceColor',[0 0 0]);
rectangle('Position',[406.25 -375 15.625 15.625], 'FaceColor',[0 0 0]);
rectangle('Position',[421.875 -375 15.625 15.625], 'FaceColor',[0 0 0]);
rectangle('Position',[468.75 -328.125 15.625 15.625], 'FaceColor',[1 1 1]);
rectangle('Position',[484.375 -328.125 15.625 15.625], 'FaceColor',[0 0 0]);
rectangle('Position',[468.75 -343.75 15.625 15.625], 'FaceColor',[1 1 1]);
rectangle('Position',[484.375 -343.75 15.625 15.625], 'FaceColor',[0 0 0]);
rectangle('Position',[437.5 -375 15.625 15.625], 'FaceColor',[0 0 0]);
rectangle('Position',[453.125 -375 15.625 15.625], 'FaceColor',[0 0 0]);
rectangle('Position',[484.375 -359.375 15.625 15.625], 'FaceColor',[0 0 0]);
rectangle('Position',[468.75 -375 15.625 15.625], 'FaceColor',[0 0 0]);
rectangle('Position',[484.375 -375 15.625 15.625], 'FaceColor',[0 0 0]);
rectangle('Position',[250 -390.625 15.625 15.625], 'FaceColor',[1 1 1]);
rectangle('Position',[250 -406.25 15.625 15.625], 'FaceColor',[1 1 1]);
rectangle('Position',[250 -421.875 15.625 15.625], 'FaceColor',[1 1 1]);
rectangle('Position',[250 -437.5 15.625 15.625], 'FaceColor',[1 1 1]);
rectangle('Position',[250 -453.125 15.625 15.625], 'FaceColor',[1 1 1]);
rectangle('Position',[250 -468.75 15.625 15.625], 'FaceColor',[1 1 1]);
rectangle('Position',[250 -484.375 15.625 15.625], 'FaceColor',[1 1 1]);
rectangle('Position',[250 -500 15.625 15.625], 'FaceColor',[0 0 0]);
rectangle('Position',[265.625 -500 15.625 15.625], 'FaceColor',[0 0 0]);
rectangle('Position',[312.5 -484.375 15.625 15.625], 'FaceColor',[1 1 1]);
rectangle('Position',[328.125 -484.375 15.625 15.625], 'FaceColor',[1 1 1]);
rectangle('Position',[312.5 -500 15.625 15.625], 'FaceColor',[0 0 0]);
rectangle('Position',[328.125 -500 15.625 15.625], 'FaceColor',[0 0 0]);
rectangle('Position',[343.75 -484.375 15.625 15.625], 'FaceColor',[1 1 1]);
rectangle('Position',[359.375 -484.375 15.625 15.625], 'FaceColor',[1 1 1]);
rectangle('Position',[343.75 -500 15.625 15.625], 'FaceColor',[0 0 0]);
rectangle('Position',[359.375 -500 15.625 15.625], 'FaceColor',[0 0 0]);
rectangle('Position',[375 -390.625 15.625 15.625], 'FaceColor',[0 0 0]);
rectangle('Position',[390.625 -390.625 15.625 15.625], 'FaceColor',[0 0 0]);
rectangle('Position',[375 -406.25 15.625 15.625], 'FaceColor',[1 1 1]);
rectangle('Position',[390.625 -406.25 15.625 15.625], 'FaceColor',[1 1 1]);
rectangle('Position',[406.25 -390.625 15.625 15.625], 'FaceColor',[0 0 0]);
rectangle('Position',[421.875 -390.625 15.625 15.625], 'FaceColor',[0 0 0]);
rectangle('Position',[406.25 -406.25 15.625 15.625], 'FaceColor',[1 1 1]);
rectangle('Position',[421.875 -406.25 15.625 15.625], 'FaceColor',[1 1 1]);
rectangle('Position',[437.5 -390.625 15.625 15.625], 'FaceColor',[0 0 0]);
rectangle('Position',[453.125 -390.625 15.625 15.625], 'FaceColor',[0 0 0]);
rectangle('Position',[437.5 -406.25 15.625 15.625], 'FaceColor',[1 1 1]);
rectangle('Position',[453.125 -406.25 15.625 15.625], 'FaceColor',[1 1 1]);
rectangle('Position',[468.75 -390.625 15.625 15.625], 'FaceColor',[0 0 0]);
rectangle('Position',[484.375 -390.625 15.625 15.625], 'FaceColor',[0 0 0]);
rectangle('Position',[468.75 -406.25 15.625 15.625], 'FaceColor',[1 1 1]);
rectangle('Position',[484.375 -406.25 15.625 15.625], 'FaceColor',[0 0 0]);
rectangle('Position',[468.75 -421.875 15.625 15.625], 'FaceColor',[1 1 1]);
rectangle('Position',[484.375 -421.875 15.625 15.625], 'FaceColor',[0 0 0]);
rectangle('Position',[468.75 -437.5 15.625 15.625], 'FaceColor',[1 1 1]);
rectangle('Position',[484.375 -437.5 15.625 15.625], 'FaceColor',[0 0 0]);
rectangle('Position',[375 -484.375 15.625 15.625], 'FaceColor',[1 1 1]);
rectangle('Position',[390.625 -484.375 15.625 15.625], 'FaceColor',[1 1 1]);
rectangle('Position',[375 -500 15.625 15.625], 'FaceColor',[0 0 0]);
rectangle('Position',[390.625 -500 15.625 15.625], 'FaceColor',[0 0 0]);
rectangle('Position',[406.25 -484.375 15.625 15.625], 'FaceColor',[1 1 1]);
rectangle('Position',[421.875 -484.375 15.625 15.625], 'FaceColor',[1 1 1]);
rectangle('Position',[406.25 -500 15.625 15.625], 'FaceColor',[0 0 0]);
rectangle('Position',[421.875 -500 15.625 15.625], 'FaceColor',[0 0 0]);
rectangle('Position',[468.75 -453.125 15.625 15.625], 'FaceColor',[1 1 1]);
rectangle('Position',[484.375 -453.125 15.625 15.625], 'FaceColor',[0 0 0]);
rectangle('Position',[468.75 -468.75 15.625 15.625], 'FaceColor',[1 1 1]);
rectangle('Position',[484.375 -468.75 15.625 15.625], 'FaceColor',[0 0 0]);
rectangle('Position',[437.5 -484.375 15.625 15.625], 'FaceColor',[1 1 1]);
rectangle('Position',[453.125 -484.375 15.625 15.625], 'FaceColor',[1 1 1]);
rectangle('Position',[437.5 -500 15.625 15.625], 'FaceColor',[0 0 0]);
rectangle('Position',[453.125 -500 15.625 15.625], 'FaceColor',[0 0 0]);
rectangle('Position',[468.75 -484.375 15.625 15.625], 'FaceColor',[1 1 1]);
rectangle('Position',[484.375 -484.375 15.625 15.625], 'FaceColor',[0 0 0]);
rectangle('Position',[468.75 -500 15.625 15.625], 'FaceColor',[0 0 0]);
rectangle('Position',[484.375 -500 15.625 15.625], 'FaceColor',[0 0 0]);
rectangle('Position',[93.75 -23.4375 7.8125 7.8125], 'FaceColor',[1 1 1]);
rectangle('Position',[101.562 -23.4375 7.8125 7.8125], 'FaceColor',[0 0 0]);
rectangle('Position',[93.75 -31.25 7.8125 7.8125], 'FaceColor',[1 1 1]);
rectangle('Position',[101.562 -31.25 7.8125 7.8125], 'FaceColor',[0 0 0]);
rectangle('Position',[93.75 -39.0625 7.8125 7.8125], 'FaceColor',[1 1 1]);
rectangle('Position',[101.562 -39.0625 7.8125 7.8125], 'FaceColor',[0 0 0]);
rectangle('Position',[93.75 -46.875 7.8125 7.8125], 'FaceColor',[1 1 1]);
rectangle('Position',[101.562 -46.875 7.8125 7.8125], 'FaceColor',[0 0 0]);
rectangle('Position',[93.75 -54.6875 7.8125 7.8125], 'FaceColor',[1 1 1]);
rectangle('Position',[101.562 -54.6875 7.8125 7.8125], 'FaceColor',[0 0 0]);
rectangle('Position',[93.75 -62.5 7.8125 7.8125], 'FaceColor',[1 1 1]);
rectangle('Position',[101.562 -62.5 7.8125 7.8125], 'FaceColor',[0 0 0]);
rectangle('Position',[93.75 -70.3125 7.8125 7.8125], 'FaceColor',[1 1 1]);
rectangle('Position',[101.562 -70.3125 7.8125 7.8125], 'FaceColor',[0 0 0]);
rectangle('Position',[93.75 -78.125 7.8125 7.8125], 'FaceColor',[1 1 1]);
rectangle('Position',[101.562 -78.125 7.8125 7.8125], 'FaceColor',[0 0 0]);
rectangle('Position',[93.75 -85.9375 7.8125 7.8125], 'FaceColor',[1 1 1]);
rectangle('Position',[101.562 -85.9375 7.8125 7.8125], 'FaceColor',[0 0 0]);
rectangle('Position',[93.75 -93.75 7.8125 7.8125], 'FaceColor',[1 1 1]);
rectangle('Position',[101.562 -93.75 7.8125 7.8125], 'FaceColor',[0 0 0]);
rectangle('Position',[93.75 -101.562 7.8125 7.8125], 'FaceColor',[1 1 1]);
rectangle('Position',[101.562 -101.562 7.8125 7.8125], 'FaceColor',[0 0 0]);
rectangle('Position',[93.75 -109.375 7.8125 7.8125], 'FaceColor',[1 1 1]);
rectangle('Position',[101.562 -109.375 7.8125 7.8125], 'FaceColor',[0 0 0]);
rectangle('Position',[93.75 -117.188 7.8125 7.8125], 'FaceColor',[1 1 1]);
rectangle('Position',[101.562 -117.188 7.8125 7.8125], 'FaceColor',[0 0 0]);
rectangle('Position',[93.75 -125 7.8125 7.8125], 'FaceColor',[1 1 1]);
rectangle('Position',[101.562 -125 7.8125 7.8125], 'FaceColor',[0 0 0]);
rectangle('Position',[218.75 -23.4375 7.8125 7.8125], 'FaceColor',[0 0 0]);
rectangle('Position',[226.562 -23.4375 7.8125 7.8125], 'FaceColor',[1 1 1]);
rectangle('Position',[218.75 -31.25 7.8125 7.8125], 'FaceColor',[0 0 0]);
rectangle('Position',[226.562 -31.25 7.8125 7.8125], 'FaceColor',[1 1 1]);
rectangle('Position',[218.75 -39.0625 7.8125 7.8125], 'FaceColor',[0 0 0]);
rectangle('Position',[226.562 -39.0625 7.8125 7.8125], 'FaceColor',[1 1 1]);
rectangle('Position',[218.75 -46.875 7.8125 7.8125], 'FaceColor',[0 0 0]);
rectangle('Position',[226.562 -46.875 7.8125 7.8125], 'FaceColor',[1 1 1]);
rectangle('Position',[218.75 -54.6875 7.8125 7.8125], 'FaceColor',[0 0 0]);
rectangle('Position',[226.562 -54.6875 7.8125 7.8125], 'FaceColor',[1 1 1]);
rectangle('Position',[218.75 -62.5 7.8125 7.8125], 'FaceColor',[0 0 0]);
rectangle('Position',[226.562 -62.5 7.8125 7.8125], 'FaceColor',[1 1 1]);
rectangle('Position',[218.75 -70.3125 7.8125 7.8125], 'FaceColor',[0 0 0]);
rectangle('Position',[226.562 -70.3125 7.8125 7.8125], 'FaceColor',[1 1 1]);
rectangle('Position',[218.75 -78.125 7.8125 7.8125], 'FaceColor',[0 0 0]);
rectangle('Position',[226.562 -78.125 7.8125 7.8125], 'FaceColor',[1 1 1]);
rectangle('Position',[218.75 -85.9375 7.8125 7.8125], 'FaceColor',[0 0 0]);
rectangle('Position',[226.562 -85.9375 7.8125 7.8125], 'FaceColor',[1 1 1]);
rectangle('Position',[218.75 -93.75 7.8125 7.8125], 'FaceColor',[0 0 0]);
rectangle('Position',[226.562 -93.75 7.8125 7.8125], 'FaceColor',[1 1 1]);
rectangle('Position',[218.75 -101.562 7.8125 7.8125], 'FaceColor',[0 0 0]);
rectangle('Position',[226.562 -101.562 7.8125 7.8125], 'FaceColor',[1 1 1]);
rectangle('Position',[218.75 -109.375 7.8125 7.8125], 'FaceColor',[0 0 0]);
rectangle('Position',[226.562 -109.375 7.8125 7.8125], 'FaceColor',[1 1 1]);
rectangle('Position',[218.75 -117.188 7.8125 7.8125], 'FaceColor',[0 0 0]);
rectangle('Position',[226.562 -117.188 7.8125 7.8125], 'FaceColor',[1 1 1]);
rectangle('Position',[218.75 -125 7.8125 7.8125], 'FaceColor',[0 0 0]);
rectangle('Position',[226.562 -125 7.8125 7.8125], 'FaceColor',[1 1 1]);
rectangle('Position',[109.375 -226.562 7.8125 7.8125], 'FaceColor',[1 1 1]);
rectangle('Position',[117.188 -226.562 7.8125 7.8125], 'FaceColor',[1 1 1]);
rectangle('Position',[109.375 -234.375 7.8125 7.8125], 'FaceColor',[0 0 0]);
rectangle('Position',[117.188 -234.375 7.8125 7.8125], 'FaceColor',[0 0 0]);
rectangle('Position',[125 -226.562 7.8125 7.8125], 'FaceColor',[1 1 1]);
rectangle('Position',[132.812 -226.562 7.8125 7.8125], 'FaceColor',[1 1 1]);
rectangle('Position',[125 -234.375 7.8125 7.8125], 'FaceColor',[0 0 0]);
rectangle('Position',[132.812 -234.375 7.8125 7.8125], 'FaceColor',[0 0 0]);
rectangle('Position',[265.625 -351.562 7.8125 7.8125], 'FaceColor',[1 1 1]);
rectangle('Position',[273.438 -351.562 7.8125 7.8125], 'FaceColor',[0 0 0]);
rectangle('Position',[265.625 -359.375 7.8125 7.8125], 'FaceColor',[1 1 1]);
rectangle('Position',[273.438 -359.375 7.8125 7.8125], 'FaceColor',[0 0 0]);
rectangle('Position',[265.625 -367.188 7.8125 7.8125], 'FaceColor',[1 1 1]);
rectangle('Position',[273.438 -367.188 7.8125 7.8125], 'FaceColor',[0 0 0]);
rectangle('Position',[265.625 -375 7.8125 7.8125], 'FaceColor',[1 1 1]);
rectangle('Position',[273.438 -375 7.8125 7.8125], 'FaceColor',[0 0 0]);
rectangle('Position',[375 -351.562 7.8125 7.8125], 'FaceColor',[1 1 1]);
rectangle('Position',[382.812 -351.562 7.8125 7.8125], 'FaceColor',[1 1 1]);
rectangle('Position',[375 -359.375 7.8125 7.8125], 'FaceColor',[0 0 0]);
rectangle('Position',[382.812 -359.375 7.8125 7.8125], 'FaceColor',[0 0 0]);
rectangle('Position',[390.625 -351.562 7.8125 7.8125], 'FaceColor',[1 1 1]);
rectangle('Position',[398.438 -351.562 7.8125 7.8125], 'FaceColor',[1 1 1]);
rectangle('Position',[390.625 -359.375 7.8125 7.8125], 'FaceColor',[0 0 0]);
rectangle('Position',[398.438 -359.375 7.8125 7.8125], 'FaceColor',[0 0 0]);
rectangle('Position',[406.25 -351.562 7.8125 7.8125], 'FaceColor',[1 1 1]);
rectangle('Position',[414.062 -351.562 7.8125 7.8125], 'FaceColor',[1 1 1]);
rectangle('Position',[406.25 -359.375 7.8125 7.8125], 'FaceColor',[0 0 0]);
rectangle('Position',[414.062 -359.375 7.8125 7.8125], 'FaceColor',[0 0 0]);
rectangle('Position',[421.875 -351.562 7.8125 7.8125], 'FaceColor',[1 1 1]);
rectangle('Position',[429.688 -351.562 7.8125 7.8125], 'FaceColor',[1 1 1]);
rectangle('Position',[421.875 -359.375 7.8125 7.8125], 'FaceColor',[0 0 0]);
rectangle('Position',[429.688 -359.375 7.8125 7.8125], 'FaceColor',[0 0 0]);
rectangle('Position',[437.5 -351.562 7.8125 7.8125], 'FaceColor',[1 1 1]);
rectangle('Position',[445.312 -351.562 7.8125 7.8125], 'FaceColor',[1 1 1]);
rectangle('Position',[437.5 -359.375 7.8125 7.8125], 'FaceColor',[0 0 0]);
rectangle('Position',[445.312 -359.375 7.8125 7.8125], 'FaceColor',[0 0 0]);
rectangle('Position',[453.125 -351.562 7.8125 7.8125], 'FaceColor',[1 1 1]);
rectangle('Position',[460.938 -351.562 7.8125 7.8125], 'FaceColor',[1 1 1]);
rectangle('Position',[453.125 -359.375 7.8125 7.8125], 'FaceColor',[0 0 0]);
rectangle('Position',[460.938 -359.375 7.8125 7.8125], 'FaceColor',[0 0 0]);
rectangle('Position',[468.75 -351.562 7.8125 7.8125], 'FaceColor',[1 1 1]);
rectangle('Position',[476.562 -351.562 7.8125 7.8125], 'FaceColor',[1 1 1]);
rectangle('Position',[468.75 -359.375 7.8125 7.8125], 'FaceColor',[0 0 0]);
rectangle('Position',[476.562 -359.375 7.8125 7.8125], 'FaceColor',[0 0 0]);
rectangle('Position',[265.625 -382.812 7.8125 7.8125], 'FaceColor',[1 1 1]);
rectangle('Position',[273.438 -382.812 7.8125 7.8125], 'FaceColor',[0 0 0]);
rectangle('Position',[265.625 -390.625 7.8125 7.8125], 'FaceColor',[1 1 1]);
rectangle('Position',[273.438 -390.625 7.8125 7.8125], 'FaceColor',[0 0 0]);
rectangle('Position',[265.625 -398.438 7.8125 7.8125], 'FaceColor',[1 1 1]);
rectangle('Position',[273.438 -398.438 7.8125 7.8125], 'FaceColor',[0 0 0]);
rectangle('Position',[265.625 -406.25 7.8125 7.8125], 'FaceColor',[1 1 1]);
rectangle('Position',[273.438 -406.25 7.8125 7.8125], 'FaceColor',[0 0 0]);
rectangle('Position',[265.625 -414.062 7.8125 7.8125], 'FaceColor',[1 1 1]);
rectangle('Position',[273.438 -414.062 7.8125 7.8125], 'FaceColor',[0 0 0]);
rectangle('Position',[265.625 -421.875 7.8125 7.8125], 'FaceColor',[1 1 1]);
rectangle('Position',[273.438 -421.875 7.8125 7.8125], 'FaceColor',[0 0 0]);
rectangle('Position',[265.625 -429.688 7.8125 7.8125], 'FaceColor',[1 1 1]);
rectangle('Position',[273.438 -429.688 7.8125 7.8125], 'FaceColor',[0 0 0]);
rectangle('Position',[265.625 -437.5 7.8125 7.8125], 'FaceColor',[1 1 1]);
rectangle('Position',[273.438 -437.5 7.8125 7.8125], 'FaceColor',[0 0 0]);
rectangle('Position',[265.625 -445.312 7.8125 7.8125], 'FaceColor',[1 1 1]);
rectangle('Position',[273.438 -445.312 7.8125 7.8125], 'FaceColor',[0 0 0]);
rectangle('Position',[265.625 -453.125 7.8125 7.8125], 'FaceColor',[1 1 1]);
rectangle('Position',[273.438 -453.125 7.8125 7.8125], 'FaceColor',[0 0 0]);
rectangle('Position',[265.625 -460.938 7.8125 7.8125], 'FaceColor',[1 1 1]);
rectangle('Position',[273.438 -460.938 7.8125 7.8125], 'FaceColor',[0 0 0]);
rectangle('Position',[265.625 -468.75 7.8125 7.8125], 'FaceColor',[1 1 1]);
rectangle('Position',[273.438 -468.75 7.8125 7.8125], 'FaceColor',[0 0 0]);
rectangle('Position',[265.625 -476.562 7.8125 7.8125], 'FaceColor',[1 1 1]);
rectangle('Position',[273.438 -476.562 7.8125 7.8125], 'FaceColor',[0 0 0]);
rectangle('Position',[265.625 -484.375 7.8125 7.8125], 'FaceColor',[1 1 1]);
rectangle('Position',[273.438 -484.375 7.8125 7.8125], 'FaceColor',[0 0 0]);
X=[466,453.125,406.25,406.25,359.375,359.375,335.938,320.312,304.688,289.062,273.438,257.812,242.188,226.562,203.125,171.875,140.625,93.75,78.125,78.125,46.875,33];
Y=[-33,-46.875,-93.75,-156.25,-203.125,-234.375,-257.812,-273.438,-273.438,-273.438,-273.438,-273.438,-273.438,-273.438,-265.625,-234.375,-203.125,-156.25,-109.375,-78.125,-46.875,-33];
hold on;
plot(X,Y,'r');
legend('718.115','Location','southoutside');
